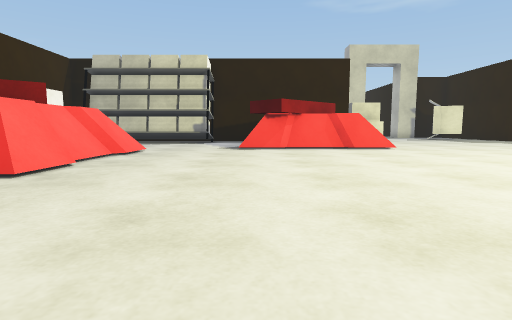
view 1 (above)

24 first-person views from a walk through a Unity game level. The camera is 0.59 m above the floor, tilts 6° down and sees 80° across. Doors are open. The floor is counted in squares, 1 m on a side. Each view is taken from the middle of a square. On the plan, view 1 faces up. The plan holds only what a view shows up to about 9 squares ahead; the rest is blank. The place goes on beyond the plan. The player character is not drawn. Surface patterns are stand-ins for the level's own textures.

view 2
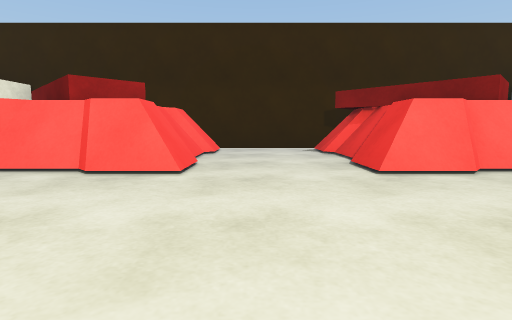

view 3
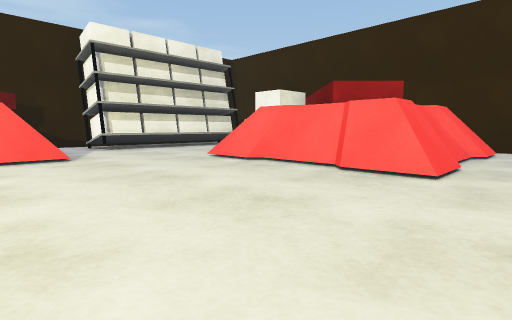

view 4
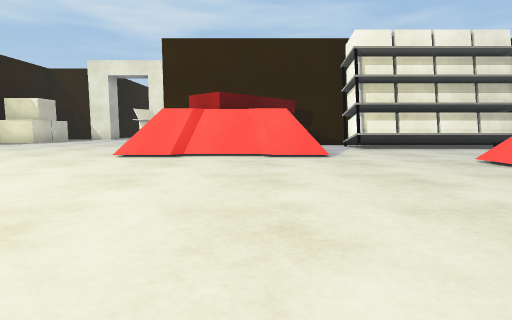

view 5
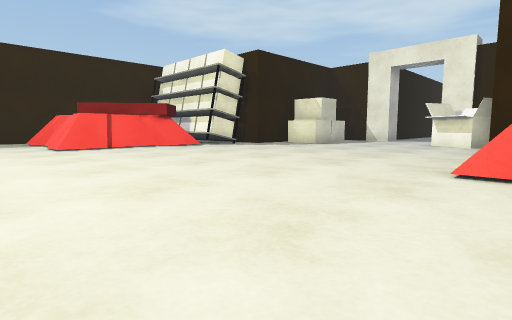

view 6
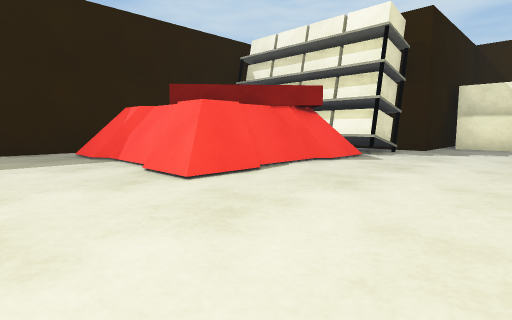

view 7
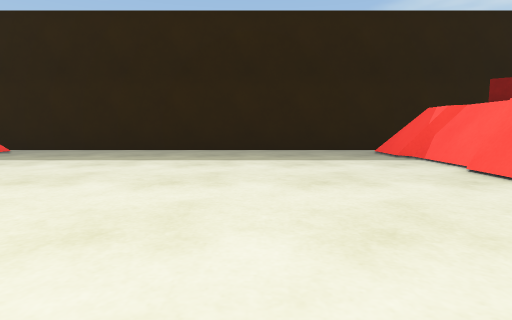

view 8
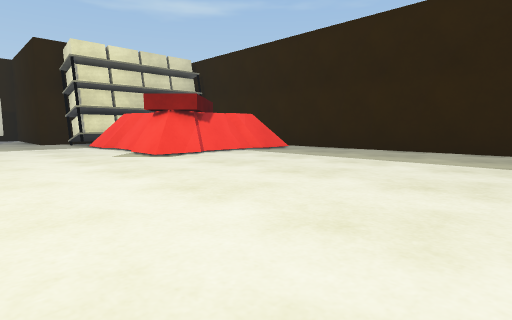

view 9
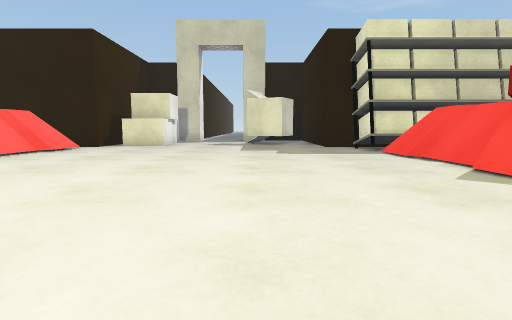

view 10
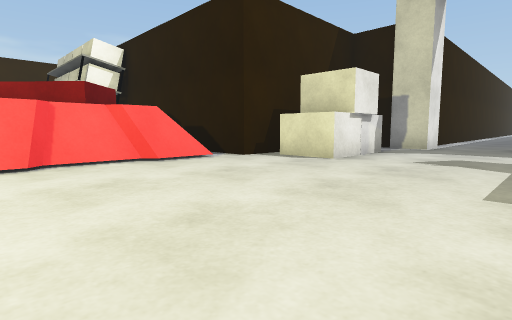

view 11
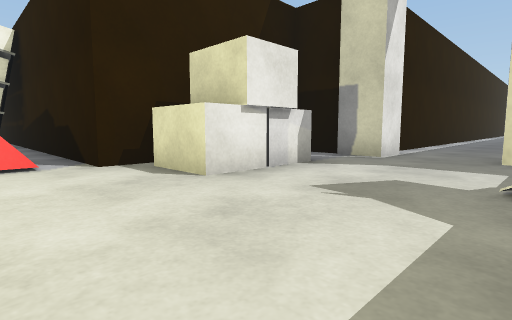

view 12
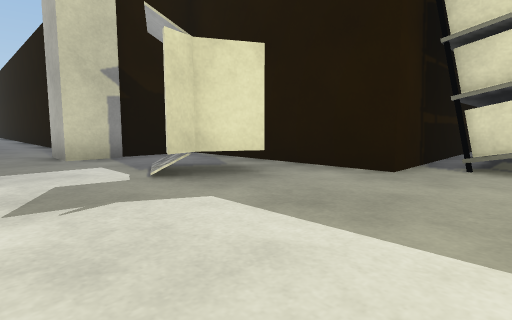

view 13
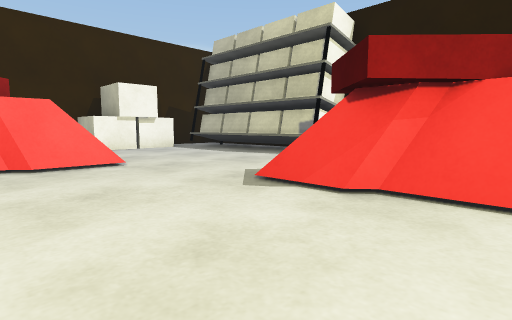

view 14
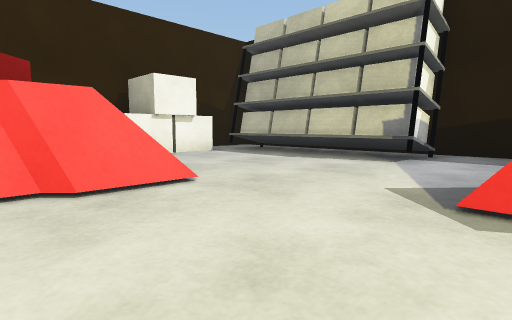

view 15
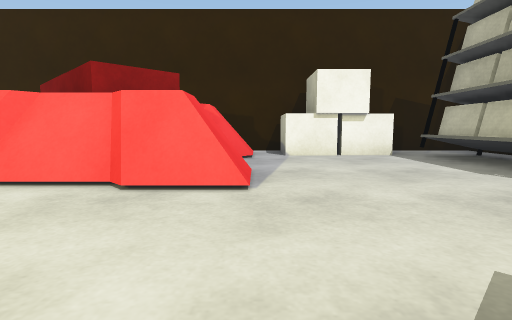

view 16
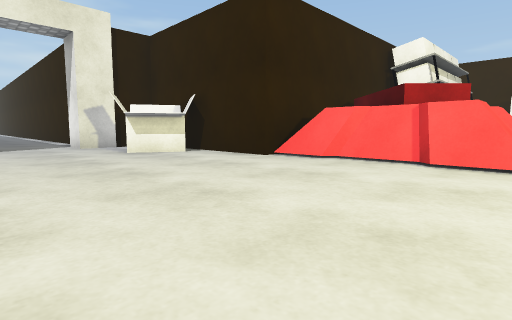

view 17
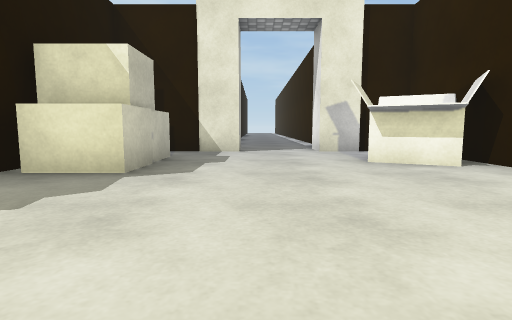

view 18
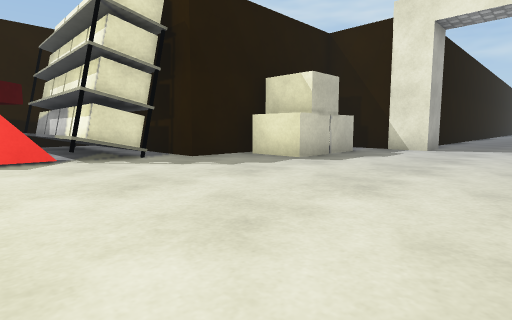

view 19
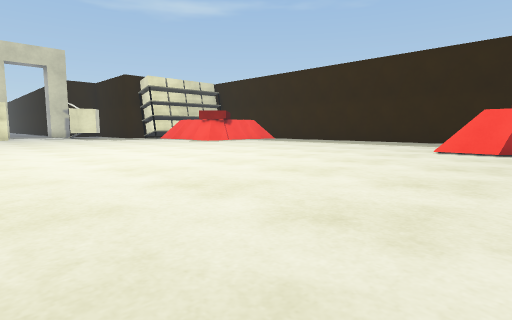

view 20
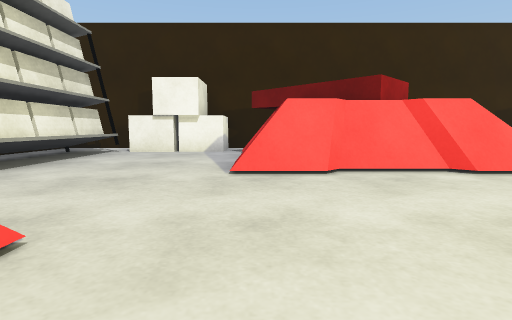

view 21
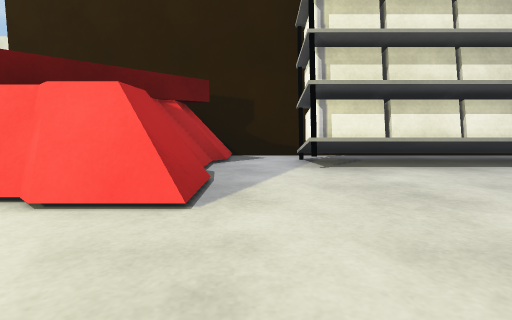

view 22
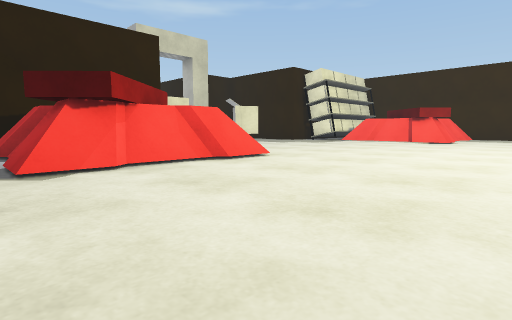

view 23
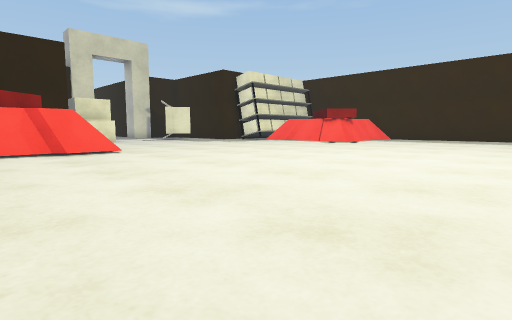

view 24
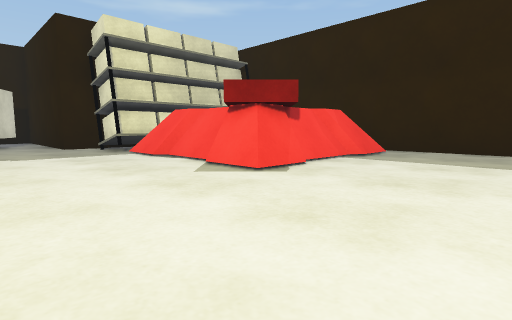

### Floor plan
Points are (right, up) in squares from view 1. A wall is a line through its corners. A room is listed if a view was taken in it or the views show most of it. See-through windows are left out.
Room 1 (views 1, 2, 3, 4, 5, 6, 7, 8, 9, 10, 11, 12, 13, 14, 15, 16, 17, 18, 19, 20, 21, 22, 23, 24)
walls: (2.1, -8.6) (4.1, -8.6) (4.1, -11.9); (-2.1, -8.6) (0.4, -8.6); (4.1, 15.2) (4.1, 13.6) (-2.2, 13.6); (17.2, -3.4) (17.2, 8.5); (-8.1, 4.8) (-8.1, 0); (-8.1, -2.5) (-8.1, -4); (11.4, -10.9) (11.4, -8.6); (-8.1, 8.9) (-8.1, 7); (5.1, -13.6) (6.4, -13.6); (-8.1, -6.6) (-8.1, -7.6); (8.4, -13.6) (10.2, -13.6); (16.1, 13.6) (11.2, 13.6) (11.2, 17.4); (6.4, 18.2) (4.5, 18.2); (10.5, 18.2) (8.4, 18.2); (-8.1, 13.6) (-8.1, 10.9)
ways out: open door at (7.5, -14) to room 2; open door at (7.5, 18.5)
objects: shelf (-7, -8) to (-2, -7); box (-7, -6) to (-7, -4); other object (-7, -3) to (-3, 1); other object (-7, 4) to (-3, 8); box (-7, 9) to (-7, 11); shelf (-7, 12) to (-2, 13); other object (0, -8) to (4, -4); other object (0, 9) to (4, 13); other object (5, -12) to (6, -11); box (5, 14) to (6, 16); other object (9, 15) to (10, 16); box (10, -12) to (11, -10); shelf (12, -8) to (16, -6); other object (12, -5) to (16, -2); other object (12, 7) to (16, 11); shelf (12, 12) to (16, 13)
Room 2 (no view inside)
walls: (8.4, -14.8) (8.4, -13.6); (6.4, -13.6) (6.4, -14.8)
ways out: open door at (7.5, -14) to room 1

Positions as (right, up) in squares from view 1, and headings:
1: (0, 0), facing up
2: (1, 2), facing left
3: (1, 2), facing down-left
4: (1, 2), facing down
5: (3, 0), facing down-right
6: (9, 0), facing down-right
7: (9, 1), facing right
8: (9, 1), facing up-right
9: (9, 4), facing up
10: (9, 9), facing up-left
11: (9, 12), facing up-left
12: (7, 12), facing up-right
13: (2, 6), facing up-left
14: (0, 6), facing up-left
15: (0, 8), facing left
16: (9, -4), facing down-left
17: (8, -6), facing down
18: (6, -5), facing down-right
19: (4, -4), facing up-right
20: (1, -3), facing left
21: (-1, -2), facing down
22: (-1, 4), facing up-right
23: (1, 1), facing up-right
24: (9, 4), facing up-right
